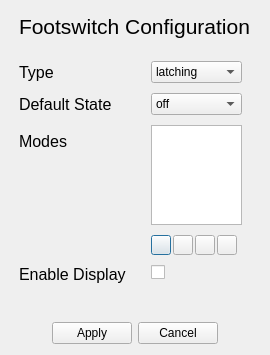
<?xml version="1.0" encoding="UTF-8"?>
<ui version="4.0">
 <class>FootswitchConfigDialog</class>
 <widget class="QDialog" name="FootswitchConfigDialog">
  <property name="geometry">
   <rect>
    <x>0</x>
    <y>0</y>
    <width>250</width>
    <height>355</height>
   </rect>
  </property>
  <property name="windowTitle">
   <string>Configure Footswitch</string>
  </property>
  <layout class="QVBoxLayout" name="footswitch_config_dialog_layout">
   <property name="spacing">
    <number>20</number>
   </property>
   <item alignment="Qt::AlignHCenter">
    <widget class="QLabel" name="footswitch_configration_label">
     <property name="sizePolicy">
      <sizepolicy hsizetype="Preferred" vsizetype="Fixed">
       <horstretch>0</horstretch>
       <verstretch>0</verstretch>
      </sizepolicy>
     </property>
     <property name="minimumSize">
      <size>
       <width>0</width>
       <height>30</height>
      </size>
     </property>
     <property name="maximumSize">
      <size>
       <width>16777215</width>
       <height>30</height>
      </size>
     </property>
     <property name="font">
      <font>
       <pointsize>16</pointsize>
      </font>
     </property>
     <property name="text">
      <string>Footswitch Configuration</string>
     </property>
    </widget>
   </item>
   <item>
    <layout class="QFormLayout" name="footswitch_config_form_layout">
     <property name="formAlignment">
      <set>Qt::AlignHCenter|Qt::AlignTop</set>
     </property>
     <property name="horizontalSpacing">
      <number>25</number>
     </property>
     <property name="verticalSpacing">
      <number>10</number>
     </property>
     <property name="rightMargin">
      <number>25</number>
     </property>
     <item row="0" column="0">
      <widget class="QLabel" name="footswitch_type_label">
       <property name="font">
        <font>
         <pointsize>12</pointsize>
        </font>
       </property>
       <property name="text">
        <string>Type</string>
       </property>
      </widget>
     </item>
     <item row="0" column="1">
      <widget class="QComboBox" name="footswitch_type_combobox">
       <property name="sizePolicy">
        <sizepolicy hsizetype="Fixed" vsizetype="Fixed">
         <horstretch>0</horstretch>
         <verstretch>0</verstretch>
        </sizepolicy>
       </property>
       <property name="maximumSize">
        <size>
         <width>100</width>
         <height>16777215</height>
        </size>
       </property>
       <item>
        <property name="text">
         <string>latching</string>
        </property>
       </item>
       <item>
        <property name="text">
         <string>momentary</string>
        </property>
       </item>
       <item>
        <property name="text">
         <string>mode</string>
        </property>
       </item>
      </widget>
     </item>
     <item row="1" column="0">
      <widget class="QLabel" name="default_label">
       <property name="font">
        <font>
         <pointsize>12</pointsize>
        </font>
       </property>
       <property name="text">
        <string>Default State</string>
       </property>
      </widget>
     </item>
     <item row="1" column="1">
      <widget class="QComboBox" name="default_combobox">
       <property name="sizePolicy">
        <sizepolicy hsizetype="Fixed" vsizetype="Fixed">
         <horstretch>0</horstretch>
         <verstretch>0</verstretch>
        </sizepolicy>
       </property>
       <property name="maximumSize">
        <size>
         <width>100</width>
         <height>16777215</height>
        </size>
       </property>
       <item>
        <property name="text">
         <string>off</string>
        </property>
       </item>
       <item>
        <property name="text">
         <string>on</string>
        </property>
       </item>
      </widget>
     </item>
     <item row="2" column="0">
      <widget class="QLabel" name="modes_label">
       <property name="font">
        <font>
         <pointsize>12</pointsize>
        </font>
       </property>
       <property name="text">
        <string>Modes</string>
       </property>
      </widget>
     </item>
     <item row="2" column="1">
      <widget class="QListWidget" name="modes_list">
       <property name="sizePolicy">
        <sizepolicy hsizetype="Preferred" vsizetype="Preferred">
         <horstretch>0</horstretch>
         <verstretch>0</verstretch>
        </sizepolicy>
       </property>
       <property name="maximumSize">
        <size>
         <width>100</width>
         <height>100</height>
        </size>
       </property>
      </widget>
     </item>
     <item row="3" column="0">
      <spacer name="modes_spacer">
       <property name="orientation">
        <enum>Qt::Horizontal</enum>
       </property>
       <property name="sizeType">
        <enum>QSizePolicy::Fixed</enum>
       </property>
       <property name="sizeHint" stdset="0">
        <size>
         <width>0</width>
         <height>0</height>
        </size>
       </property>
      </spacer>
     </item>
     <item row="3" column="1">
      <layout class="QHBoxLayout" name="modes_button_layout">
       <property name="spacing">
        <number>2</number>
       </property>
       <item>
        <widget class="QPushButton" name="add_mode_button">
         <property name="sizePolicy">
          <sizepolicy hsizetype="Fixed" vsizetype="Fixed">
           <horstretch>0</horstretch>
           <verstretch>0</verstretch>
          </sizepolicy>
         </property>
         <property name="maximumSize">
          <size>
           <width>20</width>
           <height>20</height>
          </size>
         </property>
         <property name="text">
          <string/>
         </property>
         <property name="icon">
          <iconset resource="../assets/icons.qrc">
           <normaloff>:/footswitch_mode_control/plus.png</normaloff>:/footswitch_mode_control/plus.png</iconset>
         </property>
         <property name="iconSize">
          <size>
           <width>12</width>
           <height>12</height>
          </size>
         </property>
        </widget>
       </item>
       <item>
        <widget class="QPushButton" name="remove_mode_button">
         <property name="sizePolicy">
          <sizepolicy hsizetype="Fixed" vsizetype="Fixed">
           <horstretch>0</horstretch>
           <verstretch>0</verstretch>
          </sizepolicy>
         </property>
         <property name="maximumSize">
          <size>
           <width>20</width>
           <height>20</height>
          </size>
         </property>
         <property name="text">
          <string/>
         </property>
         <property name="icon">
          <iconset resource="../assets/icons.qrc">
           <normaloff>:/footswitch_mode_control/minus.png</normaloff>:/footswitch_mode_control/minus.png</iconset>
         </property>
         <property name="iconSize">
          <size>
           <width>12</width>
           <height>12</height>
          </size>
         </property>
        </widget>
       </item>
       <item>
        <widget class="QPushButton" name="move_mode_up_button">
         <property name="sizePolicy">
          <sizepolicy hsizetype="Fixed" vsizetype="Fixed">
           <horstretch>0</horstretch>
           <verstretch>0</verstretch>
          </sizepolicy>
         </property>
         <property name="maximumSize">
          <size>
           <width>20</width>
           <height>20</height>
          </size>
         </property>
         <property name="text">
          <string/>
         </property>
         <property name="icon">
          <iconset resource="../assets/icons.qrc">
           <normaloff>:/footswitch_mode_control/up-arrow.png</normaloff>:/footswitch_mode_control/up-arrow.png</iconset>
         </property>
         <property name="iconSize">
          <size>
           <width>12</width>
           <height>12</height>
          </size>
         </property>
        </widget>
       </item>
       <item>
        <widget class="QPushButton" name="move_mode_down_button">
         <property name="sizePolicy">
          <sizepolicy hsizetype="Fixed" vsizetype="Fixed">
           <horstretch>0</horstretch>
           <verstretch>0</verstretch>
          </sizepolicy>
         </property>
         <property name="maximumSize">
          <size>
           <width>20</width>
           <height>20</height>
          </size>
         </property>
         <property name="text">
          <string/>
         </property>
         <property name="icon">
          <iconset resource="../assets/icons.qrc">
           <normaloff>:/footswitch_mode_control/down-arrow.png</normaloff>:/footswitch_mode_control/down-arrow.png</iconset>
         </property>
         <property name="iconSize">
          <size>
           <width>12</width>
           <height>12</height>
          </size>
         </property>
        </widget>
       </item>
      </layout>
     </item>
     <item row="4" column="1">
      <widget class="QCheckBox" name="enable_display_checkbox">
       <property name="sizePolicy">
        <sizepolicy hsizetype="Fixed" vsizetype="Fixed">
         <horstretch>0</horstretch>
         <verstretch>0</verstretch>
        </sizepolicy>
       </property>
       <property name="maximumSize">
        <size>
         <width>100</width>
         <height>16777215</height>
        </size>
       </property>
       <property name="layoutDirection">
        <enum>Qt::LeftToRight</enum>
       </property>
       <property name="text">
        <string/>
       </property>
      </widget>
     </item>
     <item row="4" column="0">
      <widget class="QLabel" name="enable_display_label">
       <property name="font">
        <font>
         <pointsize>12</pointsize>
        </font>
       </property>
       <property name="text">
        <string>Enable Display</string>
       </property>
      </widget>
     </item>
    </layout>
   </item>
   <item>
    <widget class="QDialogButtonBox" name="button_box">
     <property name="layoutDirection">
      <enum>Qt::RightToLeft</enum>
     </property>
     <property name="orientation">
      <enum>Qt::Horizontal</enum>
     </property>
     <property name="standardButtons">
      <set>QDialogButtonBox::Apply|QDialogButtonBox::Cancel</set>
     </property>
     <property name="centerButtons">
      <bool>true</bool>
     </property>
    </widget>
   </item>
  </layout>
 </widget>
 <resources>
  <include location="../assets/icons.qrc"/>
 </resources>
 <connections>
  <connection>
   <sender>button_box</sender>
   <signal>accepted()</signal>
   <receiver>FootswitchConfigDialog</receiver>
   <slot>accept()</slot>
   <hints>
    <hint type="sourcelabel">
     <x>248</x>
     <y>254</y>
    </hint>
    <hint type="destinationlabel">
     <x>157</x>
     <y>274</y>
    </hint>
   </hints>
  </connection>
  <connection>
   <sender>button_box</sender>
   <signal>rejected()</signal>
   <receiver>FootswitchConfigDialog</receiver>
   <slot>reject()</slot>
   <hints>
    <hint type="sourcelabel">
     <x>316</x>
     <y>260</y>
    </hint>
    <hint type="destinationlabel">
     <x>286</x>
     <y>274</y>
    </hint>
   </hints>
  </connection>
 </connections>
</ui>
